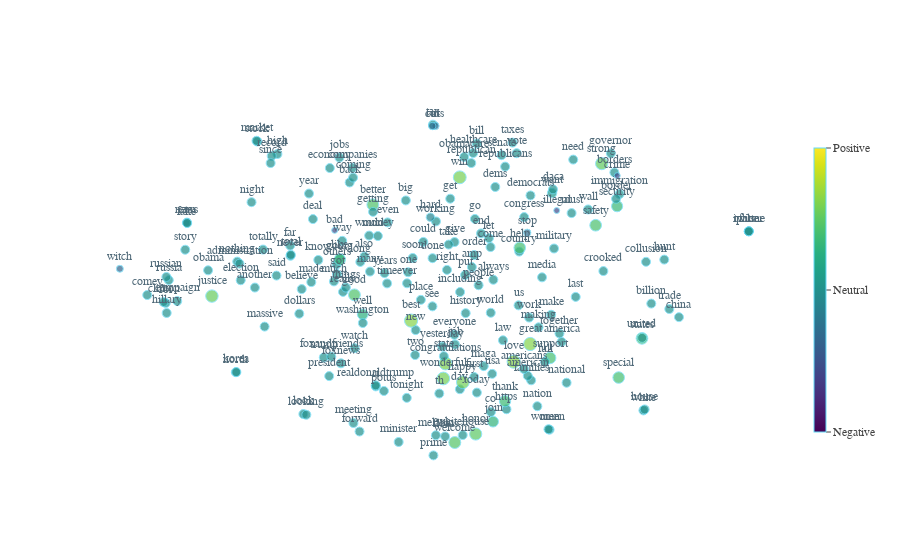

This figure's notebook cell:
### Code cell
# Visualizing.
import plotly.graph_objs as go
from plotly.offline import download_plotlyjs, init_notebook_mode, plot, iplot
init_notebook_mode(connected=True)

# Generating plotly plot data.
plot_data = [go.Scatter(x=sc_data['x'],
                       y=sc_data['y'],
                       mode='markers+text',
                       marker=dict(
                           size=(sc_data['sentiment'] + 3)**2,
                           color=sc_data['sentiment'],
                           cmax=1,
                           cmin=-1,
                           colorscale='Viridis',
                           line=dict(
                               color='#65daf7',
                               width=1),
                           colorbar = dict(
                                title = '',
                                tickmode = 'array',
                                tickvals = [1, 0, -1],
                                ticktext = ['Positive', 'Neutral','Negative'],
                                ticks = 'outside',
                                thickness=12,
                                len=0.8,
                                outlinecolor='#65daf7',
                                tickfont=dict(
                                   family='calibri',
                                   size=12))
                       ),
                       text=labels,
                       textposition='top',
                       textfont=dict(
                           family='calibri',
                           size=12,
                           color='#4f6978')
                      )]

layout = go.Layout(
    xaxis=dict(
        autorange=True,
        showgrid=False,
        zeroline=False,
        showline=False,
        ticks='',
        showticklabels=False
    ),
    yaxis=dict(
        autorange=True,
        showgrid=False,
        zeroline=False,
        showline=False,
        ticks='',
        showticklabels=False
    )
)
fig = go.Figure(data=plot_data, layout=layout)
iplot(fig)

### Figure 1 — Plotly figure (JSON) as saved in the notebook; plotly's stock layout.template omitted (floating-point values rounded to 4 significant figures; data arrays with more than 128 entries replaced by an {"elided": "..."} marker saying what was removed)
{"data": [{"marker": {"cmax": 1, "cmin": -1, "color": {"elided": "198 float values"}, "colorbar": {"len": 0.8, "outlinecolor": "#65daf7", "thickness": 12, "tickfont": {"family": "calibri", "size": 12}, "tickmode": "array", "ticks": "outside", "ticktext": ["Positive", "Neutral", "Negative"], "tickvals": [1, 0, -1], "title": ""}, "colorscale": "Viridis", "line": {"color": "#65daf7", "width": 1}, "size": {"elided": "198 float values"}}, "mode": "markers+text", "text": {"elided": "198 str values"}, "textfont": {"color": "#4f6978", "family": "calibri", "size": 12}, "textposition": "top", "type": "scatter", "x": {"elided": "198 float values"}, "y": {"elided": "198 float values"}}], "layout": {"xaxis": {"autorange": true, "showgrid": false, "showline": false, "showticklabels": false, "ticks": "", "zeroline": false}, "yaxis": {"autorange": true, "showgrid": false, "showline": false, "showticklabels": false, "ticks": "", "zeroline": false}}}
